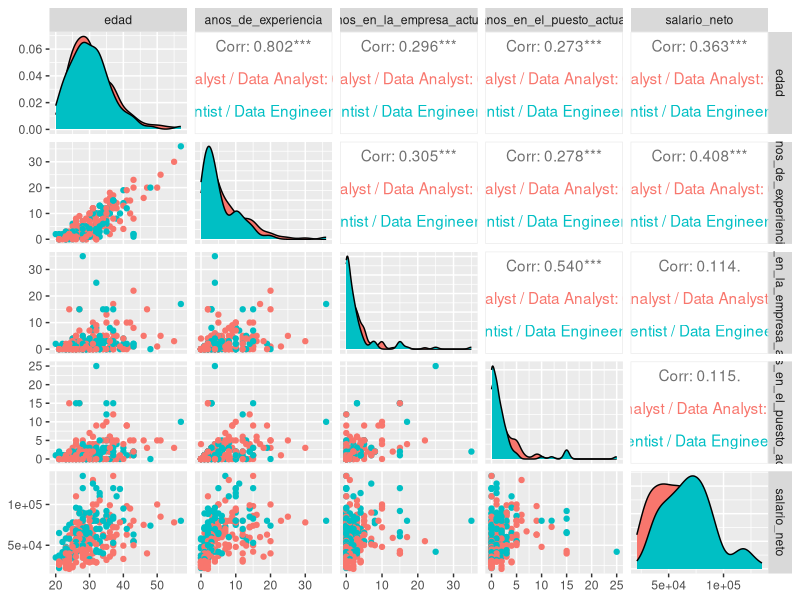
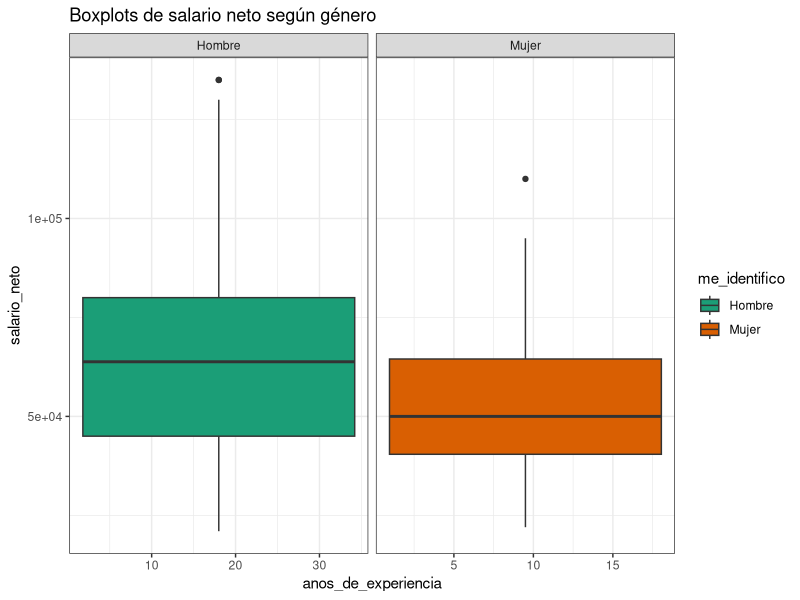
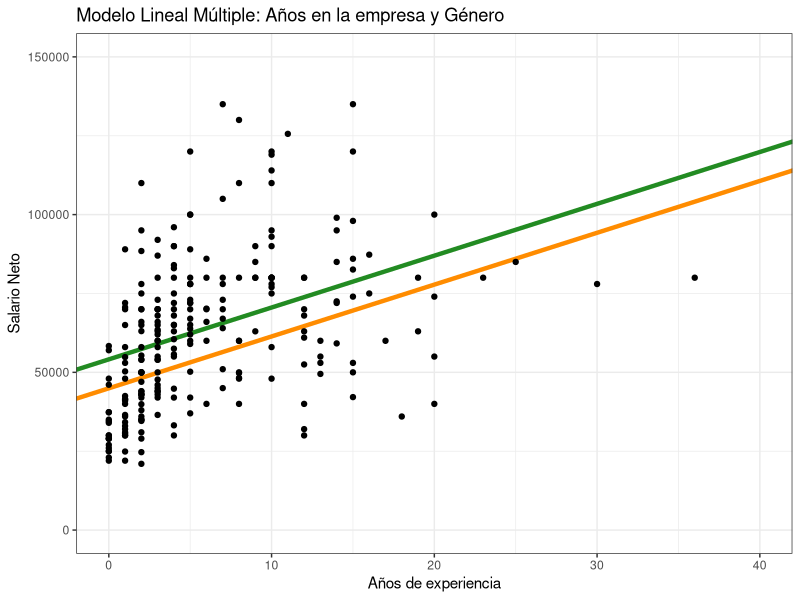
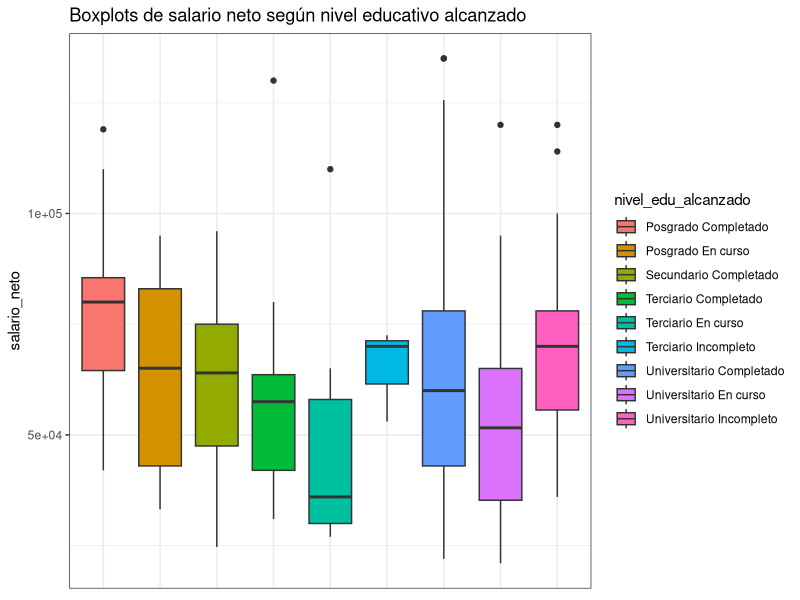

These charts were generated, in order, by the following R code:
## ---- chunk 1
library(data.table)
library(tidyverse)
library(readxl) 
library(ggplot2)
## ---- chunk 2
encuesta <- read_csv("../Fuentes/encuesta_sueldos_sysarmy_1s2020.csv")
encuesta %>%
  head()
## ---- chunk 3
encuesta_ds <- encuesta %>%
  filter(trabajo_de %in% c("Data Scientist / Data Engineer", "BI Analyst / Data Analyst")) %>%
  rename(edad = tengo, 
         salario_bruto = salario_mensual_bruto_en_tu_moneda_local,
         salario_neto = salario_mensual_neto_en_tu_moneda_local)
edad_laboral_minima = 14
limite_inferior_percentil = 20962.50 # percentil 0.05 sueldo_neto
limite_superior_outliers = 137000 # Q3 + 1.5 IQR sueldo_neto
df <- encuesta_ds %>% 
  filter(between(salario_neto, limite_inferior_percentil, limite_superior_outliers), # eliminamos los outliers de acuerdo a los criterios de la clase 3
        sueldo_dolarizado == 0, #Eliminamos los sueldos dolarizados 
        edad - anos_de_experiencia > edad_laboral_minima, # Eliminamos registros inconsistentes con la edad laboral
        salario_bruto > salario_neto, # Inconsistencia en los sueldos
        anos_en_la_empresa_actual < 70, # Error de carga
        me_identifico != "Otros") %>%  # elimnamos la categoria otros de me_identifico porque solo tiene 2 valores
  select(-sueldo_dolarizado) # Eliminamos la columna de sueldo dolarizado
df

## ---- chunk 4
df <- df %>%
  select(me_identifico, edad, donde_estas_trabajando, anos_de_experiencia, anos_en_la_empresa_actual, anos_en_el_puesto_actual, gente_a_cargo, trabajo_de, nivel_de_estudios_alcanzado, estado, salario_bruto, salario_neto) 
df %>%
  head()
## ---- chunk 5
library(GGally)
ggpairs(df[,c(2,4,5,6,12)],  mapping = aes(color = df$trabajo_de))
## ---- chunk 6
# ajustamos modelo lineal multiple
modelo_exp_edad <- lm(salario_neto ~ anos_de_experiencia + edad, data = df)
# Resumen del modelo
summary(modelo_exp_edad)
## ---- chunk 7
ggplot(data = df, aes(x=anos_de_experiencia,y=salario_neto,group = me_identifico, fill = me_identifico)) +
         geom_boxplot() + 
         scale_fill_brewer(palette="Dark2") +
         labs(title = "Boxplots de salario neto según género") +
         facet_wrap(~me_identifico, scales = "free_x") +
         theme_bw() 
## ---- chunk 8
modelo_exp_sex <- lm(salario_neto ~ anos_de_experiencia + me_identifico, data = df)
summary(modelo_exp_sex)
## ---- chunk 9
# Accedemos a la información de los coeficientes estimados
intercepto_H = modelo_exp_sex$coefficients[1]
pendiente1 = modelo_exp_sex$coefficients[2]
intercepto_M = modelo_exp_sex$coefficients[1] + modelo_exp_sex$coefficients[3]
# Graficamos el dataset y el modelo
df %>% ggplot(., aes(x = anos_de_experiencia, y = salario_neto)) + 
  geom_abline(intercept = intercepto_H, slope = pendiente1, color = "forestgreen", size=1.5) + # capa del modelo
  geom_abline(intercept = intercepto_M, slope = pendiente1, color = "darkorange", size=1.5) + # capa del modelo 
  geom_point() + #capa de los datos
  theme_bw() +
  scale_x_continuous(limits = c(0,40)) +
  scale_y_continuous(limits = c(0,150000)) +
  labs(title="Modelo Lineal Múltiple: Años en la empresa y Género", x="Años de experiencia", y="Salario Neto") 
## ---- chunk 10
# unique(df$nivel_de_estudios_alcanzado)
df2 <- df %>% 
  mutate(nivel_educativo = case_when(nivel_de_estudios_alcanzado %in% c("Posgrado", "Posdoctorado", "Doctorado") ~ "Posgrado", 
                                     TRUE ~ nivel_de_estudios_alcanzado))
# unificamos nivel educativo y estado 
df2 <- df2 %>% 
  mutate(nivel_edu_alcanzado = paste(nivel_educativo, sep = " ", estado))
unique(df2$nivel_edu_alcanzado) # quedan 9 categorías
## ---- chunk 11
ggplot(data = df2, aes(x=nivel_edu_alcanzado, y=salario_neto, group = nivel_edu_alcanzado, fill = nivel_edu_alcanzado)) +
         geom_boxplot() +
         theme_bw() +
  theme(axis.title.x=element_blank(),
        axis.text.x=element_blank(),
        axis.ticks.x=element_blank()) +
  labs(title = "Boxplots de salario neto según nivel educativo alcanzado")
## ---- chunk 12
modelo_exp_edu <- lm(salario_neto ~ anos_de_experiencia + nivel_edu_alcanzado, data = df2)
resumen <- summary(modelo_exp_edu)
resumen
## ---- chunk 13
sort(unique(df2$nivel_edu_alcanzado))
## ---- chunk 14
anova(modelo_exp_edu)
## ---- chunk 15
# se puede ver el resumen completo
resumen
# o solo acceder a los coeficientes para visualizar el test t
resumen$coefficients
## ---- chunk 16
cor(df2$anos_de_experiencia, df2$anos_en_la_empresa_actual)
cor(df2$anos_en_el_puesto_actual, df2$anos_en_la_empresa_actual)
